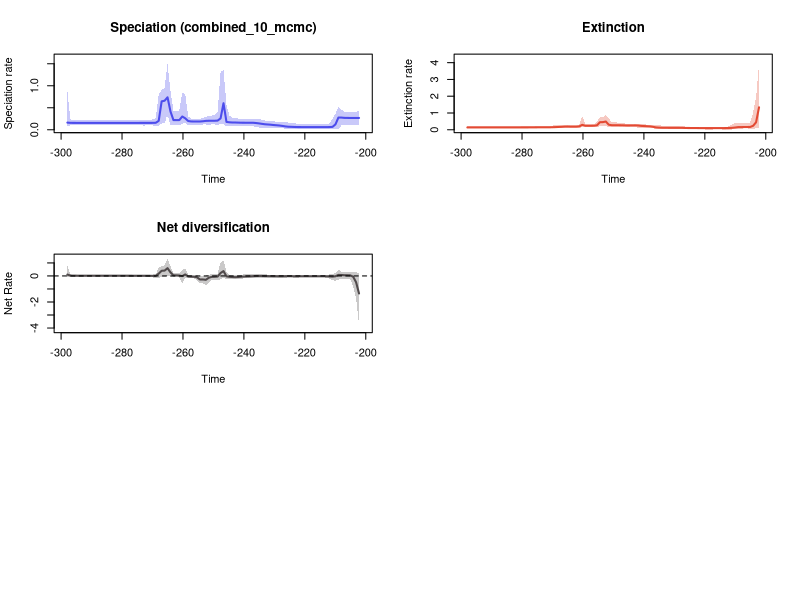

Generate this figure with R:


pdf(file='C:/Users/SimoesLabAdmin/Documents/BDNN_Arielli/updated_occurrence_analyses/model_2_and_5/200_its/synapsida_200/RTT_plots_ggplot_test.pdf',width=10, height=15)
par(mfrow=c(3,2))
library(scales)

#Speciation Rate
time=c(-202.21563562, -203.18251686000002,-204.14939809999998,-205.11627934,-206.08316057999997,-207.05004182,-208.01692306,-208.98380429999997,-209.95068554,-210.91756678000002,-211.88444801999998,-212.85132926,-213.81821050000002,-214.78509173999998,-215.75197298,-216.71885421999997,-217.68573546,-218.6526167,-219.61949793999997,-220.58637918,-221.55326042000002,-222.52014165999998,-223.4870229,-224.45390414000002,-225.42078537999998,-226.38766662,-227.35454786000003,-228.3214291,-229.28831034,-230.25519157999997,-231.22207282,-232.18895406000001,-233.15583529999998,-234.12271654,-235.08959778000002,-236.05647901999998,-237.02336026,-237.99024150000002,-238.95712274,-239.92400398,-240.89088521999997,-241.85776646,-242.8246477,-243.79152893999998,-244.75841018,-245.72529142000002,-246.69217265999998,-247.6590539,-248.62593514000002,-249.59281638,-250.55969762,-251.52657885999997,-252.4934601,-253.46034134,-254.42722257999998,-255.39410382,-256.36098505999996,-257.3278663,-258.29474754,-259.26162878,-260.22851002,-261.19539126,-262.1622725,-263.12915374,-264.09603498,-265.06291622,-266.02979746,-266.99667869999996,-267.96355994,-268.93044118,-269.89732242,-270.86420366,-271.8310849,-272.79796613999997,-273.76484738,-274.73172862,-275.69860986,-276.6654911,-277.63237233999996,-278.59925358,-279.56613482,-280.53301606,-281.4998973,-282.46677854,-283.43365977999997,-284.40054102,-285.36742226,-286.33430350000003,-287.30118474,-288.26806598,-289.23494722,-290.20182846,-291.1687097,-292.13559094,-293.10247218,-294.06935341999997,-295.03623466,-296.0031159,-296.96999714000003,-297.93687838)
rate=c(0.2687860491136485, 0.2684323194175442,0.26831225288891625,0.26831225288891625,0.2693877319978879,0.27060781356838437,0.27734903539518063,0.27706514151055944,0.12301079380835808,0.0660837057749546,0.06171581958205036,0.06056209878409757,0.06052678445837355,0.06051009231706689,0.06049582978082324,0.06042377286107546,0.06042377286107546,0.06056209878409757,0.06086635395258553,0.06112740854548153,0.061242433883847425,0.061753960501063555,0.06390780615881478,0.06681007705186229,0.06905740747896846,0.07626714641384987,0.08704264561480567,0.09653972487222391,0.10235878702473762,0.10757829167114918,0.11551203839038479,0.12047820435342835,0.1254411944949209,0.135141335660355,0.14510005602641785,0.15339380206185593,0.15933765422354074,0.15954622702190435,0.1596542405427141,0.15974061350104563,0.16026884499780025,0.16227788547313413,0.16502458029230455,0.16542521905980268,0.1696714984385542,0.17869059795680242,0.6036298731510128,0.25874484639123013,0.2085075253143252,0.20486519281346077,0.20475056627168348,0.20430055409588888,0.20204268711886048,0.19332369155538326,0.1879502170319544,0.1879502170319544,0.1879502170319544,0.18923753730867304,0.19889591241830995,0.2608029916395066,0.3014864902192229,0.22035390277681152,0.22021707079144792,0.22068842681788325,0.415009761390976,0.7376008987303375,0.6602432196787396,0.6457504107591643,0.20198277927928882,0.1588030566411858,0.15717994897591925,0.15697143236504343,0.1569302496765102,0.15689099624859154,0.1568839022070621,0.15655051459081276,0.15644440802733572,0.15638457485394242,0.15610208457411165,0.15610208457411165,0.15607100732879975,0.15607100732879975,0.15603005417669344,0.15603005417669344,0.15593527001491692,0.15603005417669344,0.15603005417669344,0.15603005417669344,0.15607100732879975,0.15638457485394242,0.15638457485394242,0.15638457485394242,0.15644440802733572,0.15651882370363512,0.15655051459081276,0.1566138011698249,0.1566138011698249,0.1568866168432867,0.1574958996307537,0.16276694912505074)
minHPD=c(0.0992844221304142, 0.0975615583099531,0.0975615583099531,0.10057404702742104,0.10057404702742104,0.0975615583099531,0.0975615583099531,0.012605897604955901,0.011263108198004803,0.011451070382537513,0.011451070382537513,0.01554198756901734,0.01554198756901734,0.01744010013585533,0.01839767971967194,0.01839767971967194,0.01839767971967194,0.019295627892272304,0.019902347059542806,0.017916556702126208,0.019902347059542806,0.017916556702126208,0.019902347059542806,0.01839767971967194,0.019902347059542806,0.023725177454830805,0.032025204453669916,0.03309812089981593,0.03757726056144107,0.03944214953269,0.03861094551351633,0.039755485672068984,0.03944214953269,0.04213258444229106,0.05082326688374917,0.06059152744494904,0.0839882954211647,0.0839882954211647,0.0839882954211647,0.0841350698904608,0.08449765714116804,0.08540548205158607,0.08449765714116804,0.08795038417119556,0.0839882954211647,0.0801725954615504,0.12058961477097924,0.1325581258575156,0.11369270475704515,0.12057440238920118,0.12057440238920118,0.11576098664649735,0.12057440238920118,0.120094122907171,0.11501807036540615,0.11501807036540615,0.11501807036540615,0.11501807036540615,0.10570277322536684,0.15805490149787338,0.14072272596169655,0.09950275070971716,0.10013328373874582,0.0980097430029941,0.10052181752497823,0.35260414072918855,0.14309980110170104,0.14309980110170104,0.09487159365711796,0.08409395307180252,0.09856389699940697,0.09719848897500981,0.1000909145007293,0.09639680026626568,0.09856389699940697,0.1000909145007293,0.10174125140870105,0.1038735396104209,0.10554431638332482,0.10554431638332482,0.10554431638332482,0.10554431638332482,0.10554431638332482,0.10554431638332482,0.10554431638332482,0.10554431638332482,0.10554431638332482,0.10554431638332482,0.10554431638332482,0.10660753855850547,0.10660753855850547,0.10660753855850547,0.10660753855850547,0.10556595592767015,0.10556595592767015,0.10556595592767015,0.10453554985043398,0.10556595592767015,0.09890197614965333,0.08409395307180252)
maxHPD=c(0.42319199234912963, 0.41115477583140525,0.41115477583140525,0.41140998123936096,0.41140998123936096,0.4152534465253595,0.45349287713451575,0.5239499795348549,0.3583580820167121,0.2548693103921549,0.14358816817259554,0.13712321371413877,0.13606298885652554,0.1377252836850487,0.1377252836850487,0.1377252836850487,0.1377252836850487,0.1384750291540618,0.13959742702649103,0.13743436133843584,0.13959742702649103,0.13959742702649103,0.14577765168888895,0.153577059857705,0.16450999182035386,0.17277872022441376,0.18055392318270735,0.18378940747162262,0.18784343727658903,0.18834345338337155,0.19109574971895996,0.19650960251723212,0.21020465394980897,0.22978805234967475,0.2484928159332873,0.25186943266360007,0.25361807358578353,0.25361807358578353,0.25361807358578353,0.25186943266360007,0.2519433004273863,0.2564056677127268,0.25959853566875246,0.26674106232648626,0.3253966721802296,0.5676112601533241,1.3637206713588401,1.3115178466653101,0.4102721172802104,0.33913007699344627,0.32200594836098984,0.3134037142583643,0.29605421402553245,0.26158630681147826,0.25083260931115603,0.25083260931115603,0.25083260931115603,0.2531784678005521,0.3047755842033251,0.8148624471812539,0.8494121680446509,0.4378342535326911,0.437392059369498,0.4378342535326911,0.8807226770964113,1.5029122423736698,0.9515701085707341,0.9060756591528046,0.8035253212579779,0.26020818379886435,0.23541015298858606,0.22859715761299212,0.22781372502191838,0.22223163741104396,0.2232745112436568,0.22169582111086897,0.22223163741104396,0.22223163741104396,0.22223163741104396,0.2221328271450131,0.22114443690108457,0.22114443690108457,0.22114443690108457,0.22114443690108457,0.22114443690108457,0.22114443690108457,0.22114443690108457,0.22114443690108457,0.22114443690108457,0.22223163741104396,0.22223163741104396,0.22223163741104396,0.22223163741104396,0.2221328271450131,0.2221328271450131,0.22223163741104396,0.22223163741104396,0.2270246570774322,0.23541015298858606,0.8899309981981475)
remove_na = !is.na(rate)
time = time[remove_na]
plot(time,time,type = 'n', ylim = c(0, 1.653203466611037), xlim = c(-298.420319,-201.732195), ylab = 'Speciation rate', xlab = 'Time',main='Speciation (combined_10_mcmc)' )
polygon(c(time, rev(time)), c(maxHPD[remove_na], rev(minHPD[remove_na])), col = alpha('#4c4cec',0.3), border = NA)
lines(time,rate[remove_na], col = '#4c4cec', lwd=2)


#Extinction Rate
time=c(-202.21563562, -203.18251686000002,-204.14939809999998,-205.11627934,-206.08316057999997,-207.05004182,-208.01692306,-208.98380429999997,-209.95068554,-210.91756678000002,-211.88444801999998,-212.85132926,-213.81821050000002,-214.78509173999998,-215.75197298,-216.71885421999997,-217.68573546,-218.6526167,-219.61949793999997,-220.58637918,-221.55326042000002,-222.52014165999998,-223.4870229,-224.45390414000002,-225.42078537999998,-226.38766662,-227.35454786000003,-228.3214291,-229.28831034,-230.25519157999997,-231.22207282,-232.18895406000001,-233.15583529999998,-234.12271654,-235.08959778000002,-236.05647901999998,-237.02336026,-237.99024150000002,-238.95712274,-239.92400398,-240.89088521999997,-241.85776646,-242.8246477,-243.79152893999998,-244.75841018,-245.72529142000002,-246.69217265999998,-247.6590539,-248.62593514000002,-249.59281638,-250.55969762,-251.52657885999997,-252.4934601,-253.46034134,-254.42722257999998,-255.39410382,-256.36098505999996,-257.3278663,-258.29474754,-259.26162878,-260.22851002,-261.19539126,-262.1622725,-263.12915374,-264.09603498,-265.06291622,-266.02979746,-266.99667869999996,-267.96355994,-268.93044118,-269.89732242,-270.86420366,-271.8310849,-272.79796613999997,-273.76484738,-274.73172862,-275.69860986,-276.6654911,-277.63237233999996,-278.59925358,-279.56613482,-280.53301606,-281.4998973,-282.46677854,-283.43365977999997,-284.40054102,-285.36742226,-286.33430350000003,-287.30118474,-288.26806598,-289.23494722,-290.20182846,-291.1687097,-292.13559094,-293.10247218,-294.06935341999997,-295.03623466,-296.0031159,-296.96999714000003,-297.93687838)
rate=c(1.3388401402117045, 0.4462862079862362,0.23722945270710805,0.16840988514096572,0.16346935693495157,0.16187340918723322,0.16009549119106975,0.1599951735526629,0.1361818101215231,0.11686321401381816,0.1070785096503242,0.10266449829471441,0.10050195655251573,0.09973638796941665,0.09967257299857205,0.0996977483257723,0.0996977483257723,0.09973638796941665,0.0996977483257723,0.09973638796941665,0.10024683299725475,0.10231799749663505,0.10392651623433835,0.10424490785135464,0.10550511246848315,0.10771905100356508,0.11433078956644237,0.11686321401381816,0.11709771109600989,0.11709771109600989,0.11758277584254627,0.11812657728297271,0.11899638072115525,0.12111493087111425,0.12810146027834052,0.14134673446319793,0.17598453037485057,0.2026557779372269,0.2115515225648894,0.2214846644258056,0.23130363007354549,0.25355143806729274,0.2610136931899767,0.2579097831075766,0.2567314793728588,0.2569586670113918,0.2644571909302884,0.26857102295339186,0.269661459592444,0.27024171974481215,0.2716174978561027,0.2993111917955801,0.4914006070529571,0.45574816309392746,0.4512489223582308,0.2657725144631535,0.2425709784844825,0.23933890321965057,0.2390791567574651,0.24012955366054467,0.2940616422326896,0.20419335178409165,0.18761379877431833,0.18724896004984742,0.1869864323647705,0.19318733802822818,0.18923925483161486,0.17604276215298797,0.16862679344476222,0.15900635819055153,0.15301257089178505,0.1479948833468258,0.14689409727088087,0.14658933587537903,0.1464908765784534,0.14629881529962657,0.14482529430121194,0.14305611207218716,0.14212707769338448,0.14145810469002962,0.14082757684043687,0.14068757630120526,0.14022506953706443,0.14022506953706443,0.1400824176529077,0.1400824176529077,0.1400824176529077,0.14006271664456582,0.1400520665614572,0.1399833377224984,0.13984546044766866,0.13946586240118286,0.13914512505973073,0.13914512505973073,0.13914512505973073,0.13914512505973073,0.13891008154057854,0.13847921791754814,0.13847921791754814,0.13819236835348864)
minHPD=c(0.1005840969004761, 0.08600185922168756,0.05978053659526649,0.06866762447062613,0.07748038210407669,0.07748038210407669,0.07489652113786749,0.07489652113786749,0.0502631814766509,0.019742943459155816,0.002737767190968527,0.014710739093809383,0.014710739093809383,0.017645897781845277,0.018192192091616002,0.018192192091616002,0.015736101602910352,0.015736101602910352,0.015736101602910352,0.01932890674552248,0.01932890674552248,0.01888555332812913,0.02122438851413409,0.02122438851413409,0.02122438851413409,0.01932890674552248,0.0484844745079187,0.06714143607904352,0.06008478576239674,0.06714143607904352,0.06596608174177035,0.06714143607904352,0.06596608174177035,0.06008478576239674,0.06596608174177035,0.07145907797194906,0.08029357578454015,0.08519444308127344,0.0880711381763085,0.08766115297514114,0.0945023424237976,0.12525688358553563,0.1505918896433044,0.15587175056329547,0.15587175056329547,0.15627346893136915,0.1558736494244624,0.15627346893136915,0.1519639842727648,0.15627346893136915,0.15627346893136915,0.1598050609038752,0.2313738723983306,0.23757480936670825,0.23407964368488132,0.15025496626162263,0.1551547198185588,0.15835841559338895,0.15804638486597894,0.15232754875065874,0.17715603455487183,0.10771938147781569,0.12082050302823126,0.115190831998494,0.11615524143945838,0.11615524143945838,0.10771938147781569,0.10757350370317044,0.10098178953925184,0.08607457091576699,0.09088290514108176,0.08719566948190333,0.08144209072544578,0.07907675096395457,0.08144209072544578,0.08144209072544578,0.07573116547636367,0.08135684698222646,0.08135684698222646,0.08135684698222646,0.08135684698222646,0.08135684698222646,0.08135684698222646,0.08135684698222646,0.08135684698222646,0.08135684698222646,0.08135684698222646,0.08135684698222646,0.08135684698222646,0.08123396823758879,0.08123396823758879,0.08123396823758879,0.07907675096395457,0.07907675096395457,0.07907675096395457,0.07907675096395457,0.07907675096395457,0.07907675096395457,0.07907675096395457,0.08056801792841714)
maxHPD=c(3.9412873201292564, 1.927257587373918,1.039577088731692,0.4327198116268513,0.42994681595952394,0.42994681595952394,0.42814983127047657,0.4327198116268513,0.41086045781824876,0.3278155034705718,0.22168393848700205,0.17492395392429436,0.16105087213227604,0.16105087213227604,0.16008730040156277,0.16008730040156277,0.1573886971367092,0.1573886971367092,0.1573886971367092,0.16008730040156277,0.15990304670376304,0.1638858053954246,0.16818076856235067,0.16958857652644543,0.1749190689948379,0.18675635828415524,0.22517545688688848,0.23471274278301665,0.2282861539578194,0.23471274278301665,0.23274726571567794,0.23471274278301665,0.23612561262367315,0.2483992427805109,0.2772935349591538,0.29567810463267125,0.30583033988348385,0.3092735708379692,0.31293490740394,0.3181989540704837,0.3271036757419447,0.3520658966098278,0.3630856621604108,0.34931593781755493,0.34931593781755493,0.3510989597888556,0.40013956885895813,0.43191283467052755,0.43311195653241696,0.44228588944922054,0.4570569061203061,0.6632980480935632,0.8662687189983949,0.7425824374013152,0.7375226783566725,0.512844359145703,0.3376403913117357,0.3376403913117357,0.3370173051490601,0.33743540095226426,0.8158668116074316,0.3061924439079226,0.29805180516388907,0.29180013647332714,0.29180013647332714,0.3038740577374522,0.29805180516388907,0.28768010708622616,0.27997177214356855,0.2571232888476653,0.25445574077057365,0.24061068409139444,0.23006775099707183,0.22550875195180453,0.22550875195180453,0.22506816202747085,0.21313664669118876,0.2084769661267979,0.20652474408655883,0.20324438214457027,0.20119199723091785,0.20011451003051814,0.19918000723028123,0.1985024756614764,0.1985024756614764,0.19918000723028123,0.19918000723028123,0.19918000723028123,0.1985024756614764,0.19918000723028123,0.19918000723028123,0.19960772516144745,0.19918000723028123,0.19918000723028123,0.19918000723028123,0.19960772516144745,0.20011451003051814,0.20119199723091785,0.20324438214457027,0.20652474408655883)
remove_na = !is.na(rate)
time = time[remove_na]
plot(time,time,type = 'n', ylim = c(0, 4.3354160521421825), xlim = c(-298.420319,-201.732195), ylab = 'Extinction rate', xlab = 'Time',main='Extinction' )
polygon(c(time, rev(time)), c(maxHPD[remove_na], rev(minHPD[remove_na])), col = alpha('#e34a33',0.3), border = NA)
lines(time,rate[remove_na], col = '#e34a33', lwd=2)

#Net Diversification Rate
time=c(-202.21563562, -203.18251686000002,-204.14939809999998,-205.11627934,-206.08316057999997,-207.05004182,-208.01692306,-208.98380429999997,-209.95068554,-210.91756678000002,-211.88444801999998,-212.85132926,-213.81821050000002,-214.78509173999998,-215.75197298,-216.71885421999997,-217.68573546,-218.6526167,-219.61949793999997,-220.58637918,-221.55326042000002,-222.52014165999998,-223.4870229,-224.45390414000002,-225.42078537999998,-226.38766662,-227.35454786000003,-228.3214291,-229.28831034,-230.25519157999997,-231.22207282,-232.18895406000001,-233.15583529999998,-234.12271654,-235.08959778000002,-236.05647901999998,-237.02336026,-237.99024150000002,-238.95712274,-239.92400398,-240.89088521999997,-241.85776646,-242.8246477,-243.79152893999998,-244.75841018,-245.72529142000002,-246.69217265999998,-247.6590539,-248.62593514000002,-249.59281638,-250.55969762,-251.52657885999997,-252.4934601,-253.46034134,-254.42722257999998,-255.39410382,-256.36098505999996,-257.3278663,-258.29474754,-259.26162878,-260.22851002,-261.19539126,-262.1622725,-263.12915374,-264.09603498,-265.06291622,-266.02979746,-266.99667869999996,-267.96355994,-268.93044118,-269.89732242,-270.86420366,-271.8310849,-272.79796613999997,-273.76484738,-274.73172862,-275.69860986,-276.6654911,-277.63237233999996,-278.59925358,-279.56613482,-280.53301606,-281.4998973,-282.46677854,-283.43365977999997,-284.40054102,-285.36742226,-286.33430350000003,-287.30118474,-288.26806598,-289.23494722,-290.20182846,-291.1687097,-292.13559094,-293.10247218,-294.06935341999997,-295.03623466,-296.0031159,-296.96999714000003,-297.93687838)
net_rate=c(-1.3464825041499222, -0.4837227730725013,-0.059416666968048634,0.045152280317275584,0.05207861652490937,0.05498931762874331,0.07330408005366448,0.07917023072424763,-0.025904902107071994,-0.051224228831819436,-0.03990438670069768,-0.0313887337486889,-0.027211803254566073,-0.026502069771649563,-0.026365824186687512,-0.026472770167592162,-0.026388816155632117,-0.025920526974631486,-0.025769766179796195,-0.02564366764763703,-0.026257022422133295,-0.02813690352418273,-0.02756773121522231,-0.02371870018209522,-0.021504620674405863,-0.01944893403397998,-0.02541217182946125,-0.02524736718680219,-0.023536285425552122,-0.020199565800259573,-0.016874934447272893,-0.013929550603432251,-0.009848310837091862,-0.0038474564689232453,0.00016382726170602102,-0.004017485889440714,-0.01837369569754439,-0.03181963463372968,-0.03942687898494611,-0.048536625595992006,-0.05837363210719787,-0.08145026911776457,-0.09385082774317935,-0.08372003407080122,-0.06651462045150955,-0.03207708113024034,0.37134999832889914,0.22526386514629637,-0.04824740501883241,-0.06538126244449133,-0.07105298917220408,-0.13724431699280798,-0.2978048531778089,-0.26995815816622676,-0.27184636997650147,-0.10394288491741253,-0.06340343303806867,-0.057816803148467856,-0.0446092971143992,0.1141879695654842,-0.015217937073208725,0.03229522882717759,0.04477324035645822,0.04713074299282657,0.2741724917689904,0.5980637781580352,0.409297005580735,0.39780851068736084,0.1771527358372146,0.002496051662370662,0.005285895716813015,0.010824596749750665,0.01188751170840724,0.012448207077747603,0.012294467798979462,0.0114100479206354,0.013165381827342903,0.015397139784769824,0.016447425375140278,0.016936330888418765,0.017649345775595737,0.017750857313687585,0.017985173692434107,0.01787432415672208,0.017908581374037027,0.017912353670430214,0.017823937758894765,0.017911893262413707,0.018087117516686804,0.01868543821439276,0.01870113003101397,0.01902128703627401,0.01953955206254112,0.019646041190135664,0.01991139007094379,0.020140853745398552,0.020535154746614475,0.022329026210650204,0.03052001789517791,0.10590291059552769)
net_minHPD=c(-3.7577449057782912, -1.6817652246044217,-0.8152654553902149,-0.21180646184233828,-0.2407367792437077,-0.21475258509948053,-0.2407367792437077,-0.28387373601882837,-0.36165324871778604,-0.32524786540516554,-0.21454952070899463,-0.1300998642382527,-0.10843061304994639,-0.10843061304994639,-0.11033477112743753,-0.11033477112743753,-0.10843061304994639,-0.11223963189531473,-0.11223963189531473,-0.1115525278000155,-0.10843061304994639,-0.13385363292340188,-0.12888654177520026,-0.10843061304994639,-0.10843061304994639,-0.13082070329165177,-0.14083865009123597,-0.14083865009123597,-0.13978065436442966,-0.13257254349135922,-0.13257254349135922,-0.13978065436442966,-0.1324281793283451,-0.1359603672483981,-0.14637722382923046,-0.16881098398197875,-0.17407924683717693,-0.18161948337627606,-0.18853131967218367,-0.191132913340408,-0.2036533936185086,-0.21537115980407312,-0.21848933172350457,-0.22278828001171805,-0.24073603893483286,-0.2580392280121541,-0.15640739739132192,-0.2675244371563333,-0.32737570682667216,-0.29395061829635516,-0.30906365407500364,-0.5014900260142885,-0.7197971001773243,-0.5662469029383105,-0.5580975821074269,-0.3380345088875266,-0.18054975026039397,-0.17043860972235314,-0.16825763235095798,-0.16374105050855023,-0.5955660976906447,-0.11382293324590909,-0.0774032251365214,-0.07115191403270509,-0.06877250744499216,0.06437379036919083,-0.10908988688473215,-0.09777012028486418,-0.12936808281205567,-0.14108206992712372,-0.11449839660563685,-0.10094896777305533,-0.09743135126149617,-0.09743135126149617,-0.09743135126149617,-0.09477534825826697,-0.0864080051594884,-0.06541574366018518,-0.05808073438931702,-0.05808073438931702,-0.05808073438931702,-0.05808073438931702,-0.05808073438931702,-0.05808073438931702,-0.05808073438931702,-0.05808073438931702,-0.05808073438931702,-0.05808073438931702,-0.05808073438931702,-0.05656159900196246,-0.05656159900196246,-0.055883275169425484,-0.05793929272701043,-0.05656159900196246,-0.05656159900196246,-0.05430456247096421,-0.055883275169425484,-0.05793929272701043,-0.07720244873247412,-0.09447249772057423)
net_maxHPD=c(0.20019709306932534, 0.31834657969652425,0.3192557955888461,0.3192557955888461,0.2631056165423589,0.29450862210208484,0.3192557955888461,0.4846767439957488,0.24172992836969365,0.14912867853425732,0.11612937009779137,0.09599391321732934,0.08267540296095513,0.07629653075288892,0.0666201101862352,0.0666201101862352,0.0666201101862352,0.0666201101862352,0.07037067293804371,0.07037067293804371,0.0775174708796745,0.057303192482540885,0.0666201101862352,0.09409358300271442,0.10969565917736636,0.10175796827305052,0.10298813249032149,0.09646274139791894,0.10298813249032149,0.10571503107175641,0.10571503107175641,0.10700115709004511,0.1272120222204804,0.14264458461389007,0.16049121453555573,0.14465469130174125,0.14360574392810826,0.1366900247737835,0.12802854330438468,0.1208784924324936,0.08979988626447885,0.07995907795938995,0.08561478090026331,0.06916572584515343,0.10675512354843852,0.3335221279928337,1.1657529585776367,1.037827743268115,0.1808295806712224,0.12643844568420332,0.12308705435009343,0.10582439039246214,0.03117837336177498,-0.02654351045084119,-0.02654351045084119,0.061659106205700975,0.05420021401729583,0.05460259048749788,0.07578789958827481,0.5891138713066895,0.43748716414454547,0.22251574787327527,0.2060748152946547,0.20913128251591678,0.7355408889614184,1.320397509315238,0.80853149824086,0.7498373353983729,0.6603099471641326,0.1253768589064923,0.10908588811550551,0.10908588811550551,0.09842370593409033,0.09572141394020323,0.09236852377833323,0.09236852377833323,0.09639311759415138,0.103939060146114,0.10472506904344525,0.10139199939463536,0.09842370593409033,0.09749438299298828,0.09572141394020323,0.09572141394020323,0.09572141394020323,0.09572141394020323,0.09572141394020323,0.09572141394020323,0.09572141394020323,0.09639311759415138,0.09639311759415138,0.09639311759415138,0.09639311759415138,0.09954204719543927,0.10037001381899416,0.103939060146114,0.103939060146114,0.10540603860012532,0.1146044201996304,0.7699609347798902)
remove_na = !is.na(net_rate)
time = time[remove_na]
plot(time,time,type = 'n', ylim = c(-4.133519396356121, 1.452437260246762), xlim = c(-298.420319,-201.732195), ylab = 'Net Rate', xlab = 'Time',lwd=2, main='Net diversification', col= '#504A4B' )
polygon(c(time, rev(time)), c(net_maxHPD[remove_na], rev(net_minHPD[remove_na])), col = alpha('#504A4B',0.3), border = NA)
lines(time,net_rate[remove_na], col = '#504A4B', lwd=2)
abline(h=0,lty=2)


n <- dev.off()
